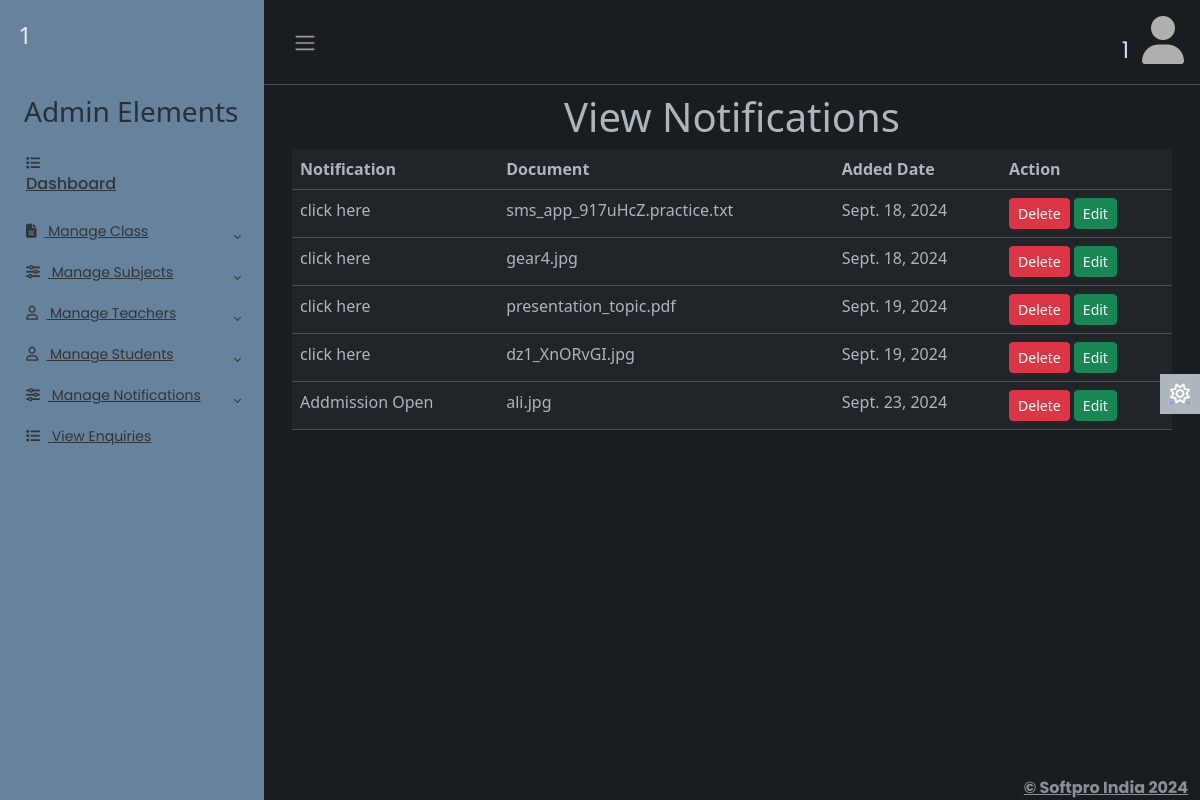
Page /adminapp/viewnoti/ (signed in) on the committed database.
### adminapp/models.py (models this page shows)
class Notification(models.Model):
    text=models.TextField()
    doc=models.FileField()
    created_date=models.DateField()

### adminapp/views.py (the view)
# urls.py: path('viewnoti/',views.viewnoti,name='viewnoti'),
@cache_control(no_store=True,no_cache=True,must_revalidate=True)
def viewnoti(req):
    try:
        if req.session['adminid']!=None:
            adminid=req.session['adminid']
            noti=Notification.objects.all()
            return render(req,'viewnoti.html',{'adminid':adminid,'noti':noti})
    except KeyError:
        return redirect('login')

### adminapp/templates/viewnoti.html
{% extends 'adminbase.html' %}
{% load static %}
{% block admin %}
<div class="row">
    <div class="col-sm-12">
        <div class="col-sm-12">
            <h1 class="text-center">View Notifications</h1>
            <table class="table">
                <tr>
                    <th> Notification </th>
                    <th>Document</th>
                    <th>Added Date</th>
                    <th>Action</th>
                </tr>
                {% for n in noti %}
                <tr>
                    <td>{{n.text}}</td>
                    <td>{{n.doc}}</td>
                    <td>{{n.created_date}}</td>
                    <td>
                        <a href="#" class="btn btn-sm btn-danger">Delete</a>
                         <a href="#" class="btn btn-sm btn-success">Edit</a>
                    </td>
                </tr>
                {% endfor %}
            </table>
        </div>
    </div>
</div>
{% endblock %}

### adminapp/static/css/adminstyle.css (style rules this page uses)
body { font-family: 'Poppins', sans-serif; font-size: 0.875rem; opacity: 1; overflow-y: scroll; margin: 0; }
a { cursor: pointer; text-decoration: none; font-family: 'Poppins', sans-serif; }

### rows in the picture
Notification: text "click here", doc "sms_app_917uHcZ.practice.txt", created_date "Sept. 18, 2024"
Notification: text "click here", doc "gear4.jpg", created_date "Sept. 18, 2024"
Notification: text "click here", doc "presentation_topic.pdf", created_date "Sept. 19, 2024"
Notification: text "click here", doc "dz1_XnORvGI.jpg", created_date "Sept. 19, 2024"
Notification: text "Addmission Open", doc "ali.jpg", created_date "Sept. 23, 2024"

### other values in the picture
{{ adminid }} "1"
